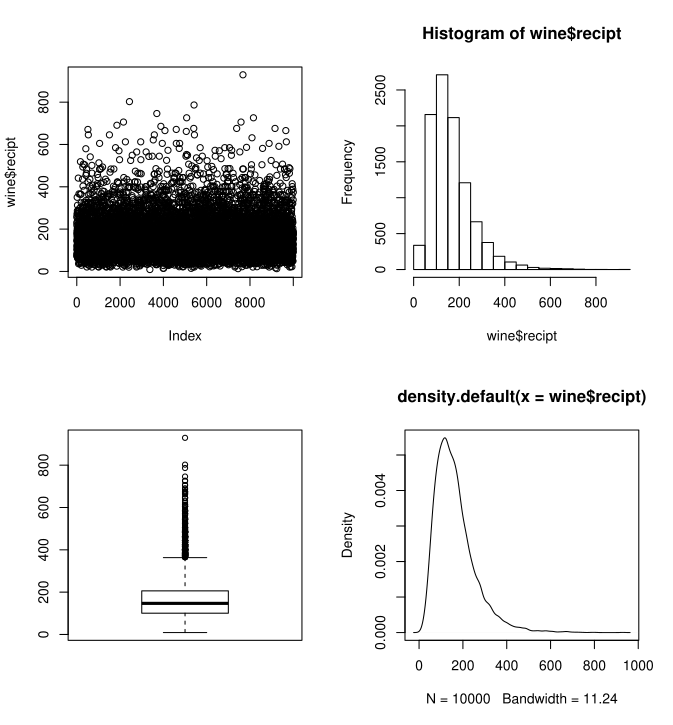

Source code (R):
#
# Author: Satyen Amonkar
# Purpose: Lab 2:
#               1) Work with files
#               2) Data interogation
#               3) Data types and other stuff

#can use one forward or two backward slashes as escape character
#gives all values in directory
list.files("h:/Desktop/IST 719/")
#file choose show the path for the located file
fname <- file.choose()

#String as factor : almost in all cases for convinience, string kept as string and not categories
tips <- read.csv(fname, header = TRUE, stringsAsFactors = FALSE)

## Exploring the data

#one way to interogate the data is to just look, by using view
View(tips)

str(tips)
hist(tips$size)
hist(tips$total_bill)
tips$total_bill
tips$total_bill[1]
# tips[1,"total_bill"] This way is better in solving a problem

summary(tips$total_bill)
dim(tips)
#fix is a dangerous spreadsheet view as you can edit data
fix(tips)
# read csv, read table and read delim are basically the same with diff separator
wine <- read.table("h:/Desktop/IST 719/Wine.txt"
                   , header = TRUE
                   , sep = "\t" #think of this as a tab
                   , stringsAsFactors = FALSE)
View(wine)
str(wine)
hist(wine$rep.feedback)
summary(wine$rep.feedback)
hist(wine$unit.price)
summary(wine$unit.price)
# In R convention is . to separate words (like camel case in python and Java)
my.dir <- "H:\\Desktop\\IST 719\\"
my.file <- "Wine.txt"
#constructing a filename using paste (concatination of string)
fname <- paste(my.dir,my.file) # this wont work as there is a space in between
fname <- paste(my.dir,my.file, sep = "") # separator solves the issue
# paste 0 is paste which by default considers separator as ""
fname <- paste0(my.dir,my.file)
paste("Satyen","Amonkar")
paste("Satyen","Amonkar", sep = "$")
# Used to make random data
paste("Satyen",sample(letters[1:4], size=10, replace = T))

# median of value is somewhere between 180-200 in the distribution
#Distribution of a vector(data) - central tendancy and range
plot(wine$recipt)#(mean, max, density, median, mean) #1
plot(sort(wine$recipt)) # This also shows distribution (min, max, density) #2

range(wine$recipt) # gives min and max
summary(wine$recipt)
hist(wine$recipt) #distribution plot #3 (most times better to explain central tendancy of data)
#buckets are of equal width
boxplot(wine$recipt) #distribution plot #4

d <- density(wine$recipt)
plot(d) # distribution plot #5 continuous representation of density

par(mfrow= c(2,2)) # used to customize the plot space
plot(wine$recipt)
hist(wine$recipt)
boxplot(wine$recipt)
plot(d)

plot(tips$tip)
par(mfrow = c(1,1)) #bring me back to one row and once column plot
plot(tips$tip)

#break data into pieces

m.tips <- tips$tip[tips$sex == "Male"]
f.tips <- tips$tip[tips$sex == "Female"]

par(mfrow=c(1,2))
boxplot(m.tips)
boxplot(f.tips)
# the scale is different


par(mfrow=c(1,2))
boxplot(m.tips, ylim = c(0,12), main= "Males", col="cadetblue")
boxplot(f.tips, ylim = c(0,12), main="Females", col="pink")
# in analytics we could try to explain this
